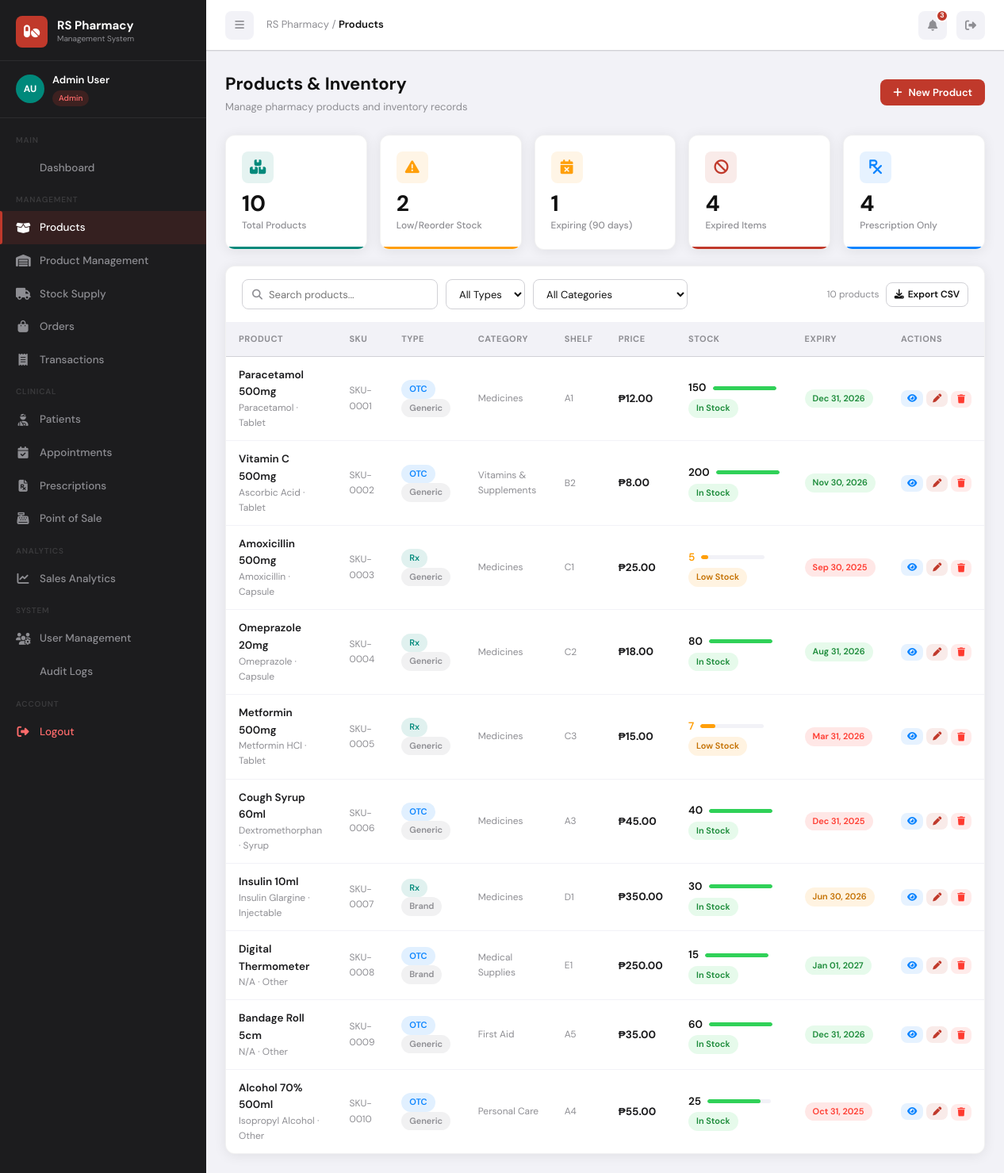
The page /products.php (signed in) on the database its author committed.
### tables this page shows
CREATE TABLE IF NOT EXISTS products (
    id INT AUTO_INCREMENT PRIMARY KEY,
    category_id INT,
    supplier_id INT,
    name VARCHAR(150) NOT NULL,
    generic_name VARCHAR(150),
    brand_type ENUM('Generic','Brand') DEFAULT 'Generic',
    product_type ENUM('OTC','Rx') DEFAULT 'OTC',
    dosage_form ENUM('Tablet','Capsule','Syrup','Injectable','Cream','Drops','Inhaler','Patch','Other') DEFAULT 'Tablet',
    price DECIMAL(10,2) NOT NULL,
    requires_prescription TINYINT(1) DEFAULT 0,
    sku VARCHAR(50) UNIQUE,
    shelf_location VARCHAR(50),
    description TEXT,
    status ENUM('active','inactive') DEFAULT 'active',
    created_at TIMESTAMP DEFAULT CURRENT_TIMESTAMP,
    updated_at TIMESTAMP DEFAULT CURRENT_TIMESTAMP ON UPDATE CURRENT_TIMESTAMP,
    FOREIGN KEY (category_id) REFERENCES categories(id) ON DELETE SET NULL,
    FOREIGN KEY (supplier_id) REFERENCES suppliers(id) ON DELETE SET NULL
);

CREATE TABLE IF NOT EXISTS categories (
    id INT AUTO_INCREMENT PRIMARY KEY,
    name VARCHAR(100) NOT NULL,
    description TEXT,
    status ENUM('active','inactive') DEFAULT 'active',
    created_at TIMESTAMP DEFAULT CURRENT_TIMESTAMP,
    updated_at TIMESTAMP DEFAULT CURRENT_TIMESTAMP ON UPDATE CURRENT_TIMESTAMP
);

CREATE TABLE IF NOT EXISTS inventory (
    id INT AUTO_INCREMENT PRIMARY KEY,
    product_id INT NOT NULL,
    batch_number VARCHAR(50),
    quantity INT DEFAULT 0,
    reorder_level INT DEFAULT 10,
    manufacturing_date DATE,
    expiry_date DATE,
    storage_location VARCHAR(100),
    created_at TIMESTAMP DEFAULT CURRENT_TIMESTAMP,
    updated_at TIMESTAMP DEFAULT CURRENT_TIMESTAMP ON UPDATE CURRENT_TIMESTAMP,
    FOREIGN KEY (product_id) REFERENCES products(id) ON DELETE CASCADE
);

### auth.php (called while the page is built, shortened)
<?php
function getCurrentUser() {
    return [
        'id'         => $_SESSION['user_id'] ?? null,
        'name'       => $_SESSION['user_name'] ?? '',
        'email'      => $_SESSION['user_email'] ?? '',
        'role'       => $_SESSION['user_role'] ?? '',
        'first_name' => $_SESSION['first_name'] ?? '',
        'last_name'  => $_SESSION['last_name'] ?? '',
    ];
}
function getNotificationCount($userId) {
    $db = getDB();
    $stmt = $db->prepare("SELECT COUNT(*) as cnt FROM notifications WHERE user_id = ? AND is_read = 0");
    $stmt->bind_param('i', $userId);
    $stmt->execute();
    $result = $stmt->get_result()->fetch_assoc();
    return $result['cnt'] ?? 0;
}
function formatCurrency($amount) {
    return '₱' . number_format($amount, 2);
}
function formatDate($date) {
    return date('M d, Y', strtotime($date));
}
function getStockStatus($qty, $reorderLevel) {
    if ($qty <= $reorderLevel) return ['label' => 'Low Stock', 'class' => 'warning'];
    return ['label' => 'In Stock', 'class' => 'success'];
}
function sanitize($input) {
    return htmlspecialchars(strip_tags(trim($input)), ENT_QUOTES, 'UTF-8');
}
?>

### products.php (the view, shortened to what this page needs)
<?php
require_once 'includes/auth.php';
$db = getDB();
$search     = sanitize($_GET['search'] ?? '');
$where = "WHERE p.status='active'";
$products = [];
$res = $db->query("SELECT p.*, c.name as category_name, s.name as supplier_name, i.quantity, i.reorder_level, i.expiry_date, i.batch_number, i.manufacturing_date FROM products p LEFT JOIN categories c ON p.category_id=c.id LEFT JOIN suppliers s ON p.supplier_id=s.id LEFT JOIN inventory i ON p.id=i.product_id $where ORDER BY p.created_at DESC");
while ($row = $res->fetch_assoc()) $products[] = $row;
$totalProducts = count($products);
$lowStockCount = 0; $expiringCount = 0; $expiredCount = 0; $rxCount = 0;
foreach ($products as $p) {
    if (($p['quantity'] ?? 0) <= ($p['reorder_level'] ?? 10)) $lowStockCount++;
    if ($p['expiry_date'] && strtotime($p['expiry_date']) < strtotime('+90 days') && strtotime($p['expiry_date']) > time()) $expiringCount++;
    if ($p['expiry_date'] && strtotime($p['expiry_date']) < time()) $expiredCount++;
    if ($p['requires_prescription']) $rxCount++;
}
?>
<!DOCTYPE html>
<html lang="en">
<head>
    <link rel="stylesheet" href="https://cdnjs.cloudflare.com/ajax/libs/font-awesome/6.5.0/css/all.min.css">
    <link rel="stylesheet" href="assets/css/style.css">
</head>
<body>
<div class="app-wrapper">
    <?php include 'includes/sidebar.php'; ?>
    <div class="main-content">
        <div class="topbar">
            <div class="topbar-left">
                <button class="topbar-btn" onclick="toggleSidebar()"><i class="fas fa-bars"></i></button>
                <div class="page-breadcrumb">RS Pharmacy / <span>Products</span></div>
            </div>
            <div class="topbar-right">
                <a href="notifications.php" class="topbar-btn"><i class="fas fa-bell"></i><?php if(getNotificationCount($user['id'])>0): ?><span class="notif-badge"><?=getNotificationCount($user['id'])?></span><?php endif;?></a>
                <a href="logout.php" class="topbar-btn"><i class="fas fa-sign-out-alt"></i></a>
            </div>
        </div>
        <div class="page-content">
            <div class="page-header">
                <div>
                    <div class="page-title">Products & Inventory</div>
                    <div class="page-subtitle">Manage pharmacy products and inventory records</div>
                </div>
                <?php if (in_array($user['role'], ['admin','pharmacist','staff'])): ?>
                <button class="btn btn-primary" onclick="openModal('productModal')">
                    <i class="fas fa-plus"></i> New Product
                </button>
                <?php endif; ?>
            </div>
            <div class="stat-grid stat-grid-5" style="margin-bottom:20px;">
                <div class="stat-card teal"><div class="stat-icon teal"><i class="fas fa-boxes-stacked"></i></div><div class="stat-value"><?= $totalProducts ?></div><div class="stat-label">Total Products</div></div>
                <div class="stat-card orange"><div class="stat-icon orange"><i class="fas fa-triangle-exclamation"></i></div><div class="stat-value"><?= $lowStockCount ?></div><div class="stat-label">Low/Reorder Stock</div></div>
                <div class="stat-card warning"><div class="stat-icon orange"><i class="fas fa-calendar-xmark"></i></div><div class="stat-value"><?= $expiringCount ?></div><div class="stat-label">Expiring (90 days)</div></div>
                <div class="stat-card red"><div class="stat-icon red"><i class="fas fa-ban"></i></div><div class="stat-value"><?= $expiredCount ?></div><div class="stat-label">Expired Items</div></div>
                <div class="stat-card blue"><div class="stat-icon blue"><i class="fas fa-prescription"></i></div><div class="stat-value"><?= $rxCount ?></div><div class="stat-label">Prescription Only</div></div>
            </div>
            <div class="table-wrapper">
                <div class="table-toolbar">
                    <div class="table-toolbar-left">
                        <div class="search-bar">
                            <i class="fas fa-search"></i>
                            <input type="text" id="productSearch" placeholder="Search products..." value="<?= htmlspecialchars($search) ?>">
                        </div>
                        <select class="filter-select" id="typeFilter">
                            <option value="">All Types</option>
                        </select>
                        <select class="filter-select" id="categoryFilter">
                            <option value="">All Categories</option>
                        </select>
                    </div>
                    <div class="table-toolbar-right">
                        <span class="text-muted"><?= $totalProducts ?> products</span>
                        <a href="?export=csv" class="btn btn-outline btn-sm"><i class="fas fa-download"></i> Export CSV</a>
                    </div>
                </div>
                <div class="table-responsive">
                    <table id="productsTable">
                        <thead>
                            <tr>
                                <th>Product</th>
                                <th>SKU</th>
                                <th>Type</th>
                                <th>Category</th>
                                <th>Shelf</th>
                                <th>Price</th>
                                <th>Stock</th>
                                <th>Expiry</th>
                                <th>Actions</th>
                            </tr>
                        </thead>
                        <tbody>
                            <?php foreach ($products as $p):
                                $status = getStockStatus($p['quantity'] ?? 0, $p['reorder_level'] ?? 10);
                                $expired = $p['expiry_date'] && strtotime($p['expiry_date']) < time();
                                $expiring = !$expired && $p['expiry_date'] && strtotime($p['expiry_date']) < strtotime('+90 days');
                                $stockPct = min(100, (($p['quantity'] ?? 0) / max(1, ($p['reorder_level'] ?? 10) * 3)) * 100);
                            ?>
                            <tr>
                                <td>
                                    <div style="font-weight:600;"><?= sanitize($p['name']) ?></div>
                                    <div class="text-muted"><?= sanitize($p['generic_name'] ?? '') ?> · <?= sanitize($p['dosage_form'] ?? '') ?></div>
                                </td>
                                <td class="text-muted"><?= sanitize($p['sku'] ?? '') ?></td>
                                <td>
                                    <span class="badge badge-<?= $p['product_type']==='OTC'?'info':'teal' ?>"><?= $p['product_type'] ?></span>
                                    <span class="badge badge-gray"><?= $p['brand_type'] ?></span>
                                </td>
                                <td class="text-muted"><?= sanitize($p['category_name'] ?? '—') ?></td>
                                <td class="text-muted"><?= sanitize($p['shelf_location'] ?? '—') ?></td>
                                <td style="font-weight:700;"><?= formatCurrency($p['price']) ?></td>
                                <td>
                                    <div style="display:flex;align-items:center;gap:8px;">
                                        <span style="font-weight:600;color:<?= $status['class']==='danger'?'var(--danger)':($status['class']==='warning'?'var(--warning)':'var(--black)') ?>"><?= $p['quantity'] ?? 0 ?></span>
                                        <div class="stock-bar-wrap"><div class="stock-bar" style="width:<?= $stockPct ?>%;background:<?= $status['class']==='danger'?'var(--danger)':($status['class']==='warning'?'var(--warning)':'var(--success)') ?>"></div></div>
                                    </div>
                                    <span class="badge badge-<?= $status['class'] ?>" style="margin-top:3px;"><?= $status['label'] ?></span>
                                </td>
                                <td>
                                    <?php if ($p['expiry_date']): ?>
                                    <span class="badge badge-<?= $expired?'danger':($expiring?'warning':'success') ?>"><?= formatDate($p['expiry_date']) ?></span>
                                    <?php else: ?><span class="text-muted">—</span><?php endif; ?>
                                </td>
                                <td>
                                    <div class="action-links">
                                        <button class="action-link action-view" onclick='viewProduct(<?= json_encode($p, JSON_HEX_APOS|JSON_HEX_QUOT|JSON_HEX_TAG|JSON_HEX_AMP) ?>)'><i class="fas fa-eye"></i></button>
                                        <?php if (in_array($user['role'], ['admin','pharmacist'])): ?>
                                        <button class="action-link action-edit" onclick='editProduct(<?= json_encode($p, JSON_HEX_APOS|JSON_HEX_QUOT|JSON_HEX_TAG|JSON_HEX_AMP) ?>)'><i class="fas fa-pen"></i></button>
                                        <form method="POST" style="display:inline;" onsubmit="return confirm('Delete this product?')">
                                            <button type="submit" class="action-link action-delete"><i class="fas fa-trash"></i></button>
                                        </form>
                                        <?php endif; ?>
                                    </div>
                                </td>
                            </tr>
                            <?php endforeach; ?>
                        </tbody>
                    </table>
                </div>
            </div>
        </div>
    </div>
</div>
</body>
</html>

### rows shown on the page
products: name "Paracetamol 500mg", generic_name "Paracetamol", dosage_form "Tablet", sku "SKU-0001", product_type "OTC", brand_type "Generic", category.name "Medicines", shelf_location "A1", price "₱12.00", inventory.quantity "150", inventory.quantity+reorder_level "In Stock", inventory.expiry_date "Dec 31, 2026"
products: name "Vitamin C 500mg", generic_name "Ascorbic Acid", dosage_form "Tablet", sku "SKU-0002", product_type "OTC", brand_type "Generic", category.name "Vitamins & Supplements", shelf_location "B2", price "₱8.00", inventory.quantity "200", inventory.quantity+reorder_level "In Stock", inventory.expiry_date "Nov 30, 2026"
products: name "Amoxicillin 500mg", generic_name "Amoxicillin", dosage_form "Capsule", sku "SKU-0003", product_type "Rx", brand_type "Generic", category.name "Medicines", shelf_location "C1", price "₱25.00", inventory.quantity "5", inventory.quantity+reorder_level "Low Stock", inventory.expiry_date "Sep 30, 2025"
products: name "Omeprazole 20mg", generic_name "Omeprazole", dosage_form "Capsule", sku "SKU-0004", product_type "Rx", brand_type "Generic", category.name "Medicines", shelf_location "C2", price "₱18.00", inventory.quantity "80", inventory.quantity+reorder_level "In Stock", inventory.expiry_date "Aug 31, 2026"
products: name "Metformin 500mg", generic_name "Metformin HCl", dosage_form "Tablet", sku "SKU-0005", product_type "Rx", brand_type "Generic", category.name "Medicines", shelf_location "C3", price "₱15.00", inventory.quantity "7", inventory.quantity+reorder_level "Low Stock", inventory.expiry_date "Mar 31, 2026"
products: name "Cough Syrup 60ml", generic_name "Dextromethorphan", dosage_form "Syrup", sku "SKU-0006", product_type "OTC", brand_type "Generic", category.name "Medicines", shelf_location "A3", price "₱45.00", inventory.quantity "40", inventory.quantity+reorder_level "In Stock", inventory.expiry_date "Dec 31, 2025"
products: name "Insulin 10ml", generic_name "Insulin Glargine", dosage_form "Injectable", sku "SKU-0007", product_type "Rx", brand_type "Brand", category.name "Medicines", shelf_location "D1", price "₱350.00", inventory.quantity "30", inventory.quantity+reorder_level "In Stock", inventory.expiry_date "Jun 30, 2026"
products: name "Digital Thermometer", generic_name "N/A", dosage_form "Other", sku "SKU-0008", product_type "OTC", brand_type "Brand", category.name "Medical Supplies", shelf_location "E1", price "₱250.00", inventory.quantity "15", inventory.quantity+reorder_level "In Stock", inventory.expiry_date "Jan 01, 2027"
products: name "Bandage Roll 5cm", generic_name "N/A", dosage_form "Other", sku "SKU-0009", product_type "OTC", brand_type "Generic", category.name "First Aid", shelf_location "A5", price "₱35.00", inventory.quantity "60", inventory.quantity+reorder_level "In Stock", inventory.expiry_date "Dec 31, 2026"
products: name "Alcohol 70% 500ml", generic_name "Isopropyl Alcohol", dosage_form "Other", sku "SKU-0010", product_type "OTC", brand_type "Generic", category.name "Personal Care", shelf_location "A4", price "₱55.00", inventory.quantity "25", inventory.quantity+reorder_level "In Stock", inventory.expiry_date "Oct 31, 2025"

### other values the page prints
substr($user['first_name'], 0, 1) . substr($user['last_name'], 0, 1) "AU"
$user['first_name'] . ' ' . $user['last_name'] "Admin User"
$user['role'] "Admin"
getNotificationCount($user['id']) "3"
$totalProducts "10"
$lowStockCount "2"
$expiringCount "1"
$expiredCount "4"
$rxCount "4"
